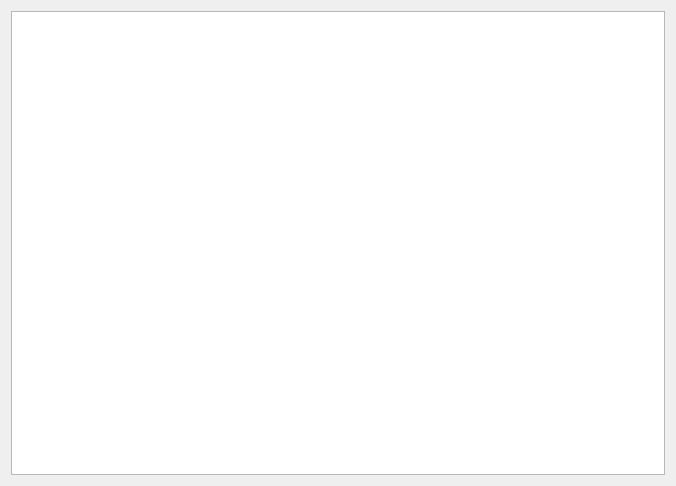
<?xml version="1.0" encoding="UTF-8"?>
<ui version="4.0">
 <class>CollimatorWidgetClass</class>
 <widget class="QWidget" name="CollimatorWidgetClass">
  <property name="geometry">
   <rect>
    <x>0</x>
    <y>0</y>
    <width>676</width>
    <height>486</height>
   </rect>
  </property>
  <property name="windowTitle">
   <string>CollimatorWidget</string>
  </property>
  <layout class="QVBoxLayout" name="verticalLayout_2">
   <item>
    <layout class="QVBoxLayout" name="verticalLayout">
     <item>
      <widget class="QGraphicsView" name="CollimatorShow"/>
     </item>
    </layout>
   </item>
  </layout>
 </widget>
 <layoutdefault spacing="6" margin="11"/>
 <resources/>
 <connections/>
</ui>
